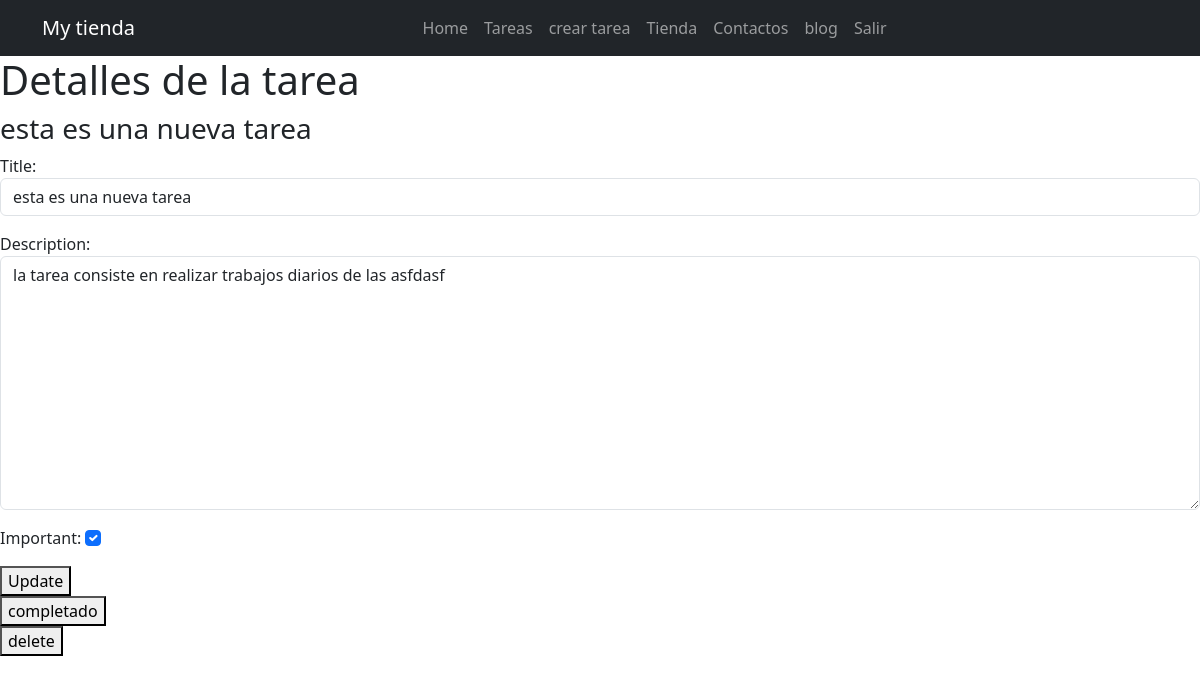
/task/15/ (signed in), run on the app's committed database.
### tasks/models.py (models this page shows, shortened)
class Task (models.Model):
    title = models.CharField(max_length=100)
    description = models.TextField(blank=True)
    created=models.DateTimeField(auto_now_add=True)
    datecompleted = models.DateField(null=True)
    important= models.BooleanField(default=False)
    user = models.ForeignKey(User,on_delete=models.CASCADE)

### tasks/views.py (the view, shortened to what this page needs)
# urls.py: path('task/<int:task_id>/', views.task_detail, name='task_detail'),
@login_required
def task_detail(request, task_id):
    if request.method == 'GET':
        task = get_object_or_404(Task, pk=task_id, user=request.user)
        form = TaskForm(instance=task)
        return render(request, 'task_details.html', {'task': task, 'form': form})

### tasks/forms.py
class TaskForm(forms.ModelForm):
    class Meta:
        model = Task
        fields= ['title','description','important']
        widgets= {
            'title': forms.TextInput(attrs={'class':'form-control','placeholder':'Escribe tu titulo'}),
            'description': forms.Textarea(attrs={'class':'form-control','placeholder':'Escribe tu titulo'}),
            'important': forms.CheckboxInput(attrs={'class':'form-check-input'}),
        }

### tasks/templates/task_details.html (shortened to what this page needs)
{% extends 'base.html' %}
{% block content %}
<h1>Detalles de la tarea</h1>
<h3>{{task.title}}</h3>
<form action="" method="POST">
  {% csrf_token %} {{form.as_p}}
  <button>Update</button>
</form>
<form action="{% url 'complete_task' task.id %}" method="POST">
  <button>completado</button>
</form>
<form action="{% url 'delete_task' task.id %}" method="POST">
    <button>
      delete
    </button>
  </form>
{% endblock %}

### data on the page
Task: title "esta es una nueva tarea", description "la tarea consiste en realizar trabajos diarios de las asfdasf", important "☑"
